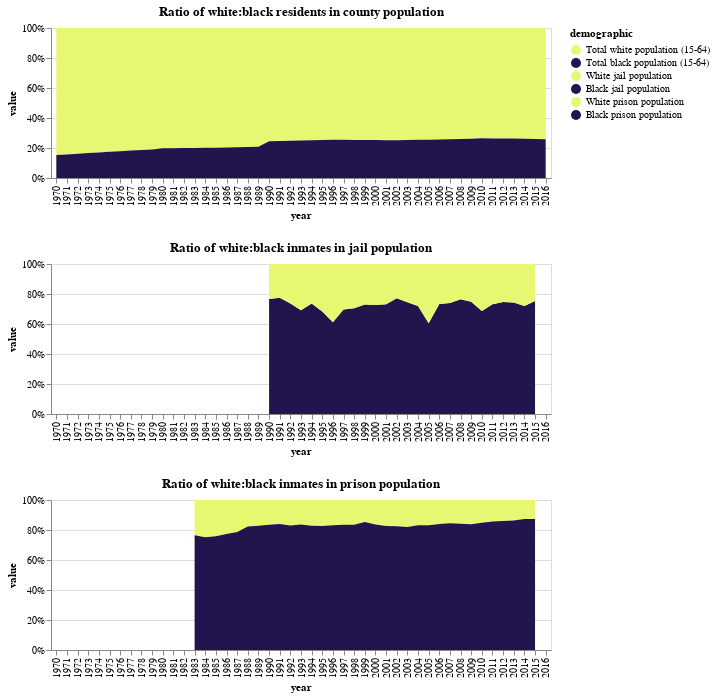

The notebook cell this image was saved under:
### Code cell
alt.vconcat(total_wb_population, total_wb_jail, total_wb_prison)

### Figure 1 — Vega-Lite specification as saved in the notebook (floating-point values rounded to 4 significant figures)
{"$schema": "https://vega.github.io/schema/vega-lite/v2.6.0.json", "config": {"view": {"height": 300, "width": 400}}, "datasets": {"data-250c47407251d30a8c96a4b114ff941c": [{"demographic": "White prison population", "value": null, "variable": "perc_white_prison_pop", "year": 1970}, {"demographic": "White prison population", "value": null, "variable": "perc_white_prison_pop", "year": 1971}, {"demographic": "White prison population", "value": null, "variable": "perc_white_prison_pop", "year": 1972}, {"demographic": "White prison population", "value": null, "variable": "perc_white_prison_pop", "year": 1973}, {"demographic": "White prison population", "value": null, "variable": "perc_white_prison_pop", "year": 1974}, {"demographic": "White prison population", "value": null, "variable": "perc_white_prison_pop", "year": 1975}, {"demographic": "White prison population", "value": null, "variable": "perc_white_prison_pop", "year": 1976}, {"demographic": "White prison population", "value": null, "variable": "perc_white_prison_pop", "year": 1977}, {"demographic": "White prison population", "value": null, "variable": "perc_white_prison_pop", "year": 1978}, {"demographic": "White prison population", "value": null, "variable": "perc_white_prison_pop", "year": 1979}, {"demographic": "White prison population", "value": null, "variable": "perc_white_prison_pop", "year": 1980}, {"demographic": "White prison population", "value": null, "variable": "perc_white_prison_pop", "year": 1981}, {"demographic": "White prison population", "value": null, "variable": "perc_white_prison_pop", "year": 1982}, {"demographic": "White prison population", "value": 0.2008, "variable": "perc_white_prison_pop", "year": 1983}, {"demographic": "White prison population", "value": 0.2152, "variable": "perc_white_prison_pop", "year": 1984}, {"demographic": "White prison population", "value": 0.2127, "variable": "perc_white_prison_pop", "year": 1985}, {"demographic": "White prison population", "value": 0.2023, "variable": "perc_white_prison_pop", "year": 1986}, {"demographic": "White prison population", "value": 0.1885, "variable": "perc_white_prison_pop", "year": 1987}, {"demographic": "White prison population", "value": 0.1562, "variable": "perc_white_prison_pop", "year": 1988}, {"demographic": "White prison population", "value": 0.1504, "variable": "perc_white_prison_pop", "year": 1989}, {"demographic": "White prison population", "value": 0.1448, "variable": "perc_white_prison_pop", "year": 1990}, {"demographic": "White prison population", "value": 0.1393, "variable": "perc_white_prison_pop", "year": 1991}, {"demographic": "White prison population", "value": 0.1499, "variable": "perc_white_prison_pop", "year": 1992}, {"demographic": "White prison population", "value": 0.1437, "variable": "perc_white_prison_pop", "year": 1993}, {"demographic": "White prison population", "value": 0.1508, "variable": "perc_white_prison_pop", "year": 1994}, {"demographic": "White prison population", "value": 0.151, "variable": "perc_white_prison_pop", "year": 1995}, {"demographic": "White prison population", "value": 0.1462, "variable": "perc_white_prison_pop", "year": 1996}, {"demographic": "White prison population", "value": 0.143, "variable": "perc_white_prison_pop", "year": 1997}, {"demographic": "White prison population", "value": 0.1429, "variable": "perc_white_prison_pop", "year": 1998}, {"demographic": "White prison population", "value": 0.1266, "variable": "perc_white_prison_pop", "year": 1999}, {"demographic": "White prison population", "value": 0.1387, "variable": "perc_white_prison_pop", "year": 2000}, {"demographic": "White prison population", "value": 0.1451, "variable": "perc_white_prison_pop", "year": 2001}, {"demographic": "White prison population", "value": 0.1468, "variable": "perc_white_prison_pop", "year": 2002}, {"demographic": "White prison population", "value": 0.1507, "variable": "perc_white_prison_pop", "year": 2003}, {"demographic": "White prison population", "value": 0.1375, "variable": "perc_white_prison_pop", "year": 2004}, {"demographic": "White prison population", "value": 0.1373, "variable": "perc_white_prison_pop", "year": 2005}, {"demographic": "White prison population", "value": 0.1302, "variable": "perc_white_prison_pop", "year": 2006}, {"demographic": "White prison population", "value": 0.1263, "variable": "perc_white_prison_pop", "year": 2007}, {"demographic": "White prison population", "value": 0.1275, "variable": "perc_white_prison_pop", "year": 2008}, {"demographic": "White prison population", "value": 0.1299, "variable": "perc_white_prison_pop", "year": 2009}, {"demographic": "White prison population", "value": 0.1193, "variable": "perc_white_prison_pop", "year": 2010}, {"demographic": "White prison population", "value": 0.1119, "variable": "perc_white_prison_pop", "year": 2011}, {"demographic": "White prison population", "value": 0.1092, "variable": "perc_white_prison_pop", "year": 2012}, {"demographic": "White prison population", "value": 0.1044, "variable": "perc_white_prison_pop", "year": 2013}, {"demographic": "White prison population", "value": 0.09676, "variable": "perc_white_prison_pop", "year": 2014}, {"demographic": "White prison population", "value": 0.09596, "variable": "perc_white_prison_pop", "year": 2015}, {"demographic": "White prison population", "value": null, "variable": "perc_white_prison_pop", "year": 2016}, {"demographic": "Black prison population", "value": null, "variable": "perc_black_prison_pop", "year": 1970}, {"demographic": "Black prison population", "value": null, "variable": "perc_black_prison_pop", "year": 1971}, {"demographic": "Black prison population", "value": null, "variable": "perc_black_prison_pop", "year": 1972}, {"demographic": "Black prison population", "value": null, "variable": "perc_black_prison_pop", "year": 1973}, {"demographic": "Black prison population", "value": null, "variable": "perc_black_prison_pop", "year": 1974}, {"demographic": "Black prison population", "value": null, "variable": "perc_black_prison_pop", "year": 1975}, {"demographic": "Black prison population", "value": null, "variable": "perc_black_prison_pop", "year": 1976}, {"demographic": "Black prison population", "value": null, "variable": "perc_black_prison_pop", "year": 1977}, {"demographic": "Black prison population", "value": null, "variable": "perc_black_prison_pop", "year": 1978}, {"demographic": "Black prison population", "value": null, "variable": "perc_black_prison_pop", "year": 1979}, {"demographic": "Black prison population", "value": null, "variable": "perc_black_prison_pop", "year": 1980}, {"demographic": "Black prison population", "value": null, "variable": "perc_black_prison_pop", "year": 1981}, {"demographic": "Black prison population", "value": null, "variable": "perc_black_prison_pop", "year": 1982}, {"demographic": "Black prison population", "value": 0.6568, "variable": "perc_black_prison_pop", "year": 1983}, {"demographic": "Black prison population", "value": 0.6522, "variable": "perc_black_prison_pop", "year": 1984}, {"demographic": "Black prison population", "value": 0.6687, "variable": "perc_black_prison_pop", "year": 1985}, {"demographic": "Black prison population", "value": 0.6883, "variable": "perc_black_prison_pop", "year": 1986}, {"demographic": "Black prison population", "value": 0.6965, "variable": "perc_black_prison_pop", "year": 1987}, {"demographic": "Black prison population", "value": 0.729, "variable": "perc_black_prison_pop", "year": 1988}, {"demographic": "Black prison population", "value": 0.7301, "variable": "perc_black_prison_pop", "year": 1989}, {"demographic": "Black prison population", "value": 0.7313, "variable": "perc_black_prison_pop", "year": 1990}, {"demographic": "Black prison population", "value": 0.7324, "variable": "perc_black_prison_pop", "year": 1991}, {"demographic": "Black prison population", "value": 0.7313, "variable": "perc_black_prison_pop", "year": 1992}, {"demographic": "Black prison population", "value": 0.7336, "variable": "perc_black_prison_pop", "year": 1993}, {"demographic": "Black prison population", "value": 0.7271, "variable": "perc_black_prison_pop", "year": 1994}, {"demographic": "Black prison population", "value": 0.7161, "variable": "perc_black_prison_pop", "year": 1995}, {"demographic": "Black prison population", "value": 0.7197, "variable": "perc_black_prison_pop", "year": 1996}, {"demographic": "Black prison population", "value": 0.7234, "variable": "perc_black_prison_pop", "year": 1997}, {"demographic": "Black prison population", "value": 0.7249, "variable": "perc_black_prison_pop", "year": 1998}, {"demographic": "Black prison population", "value": 0.7323, "variable": "perc_black_prison_pop", "year": 1999}, {"demographic": "Black prison population", "value": 0.7143, "variable": "perc_black_prison_pop", "year": 2000}, {"demographic": "Black prison population", "value": 0.6921, "variable": "perc_black_prison_pop", "year": 2001}, {"demographic": "Black prison population", "value": 0.6908, "variable": "perc_black_prison_pop", "year": 2002}, {"demographic": "Black prison population", "value": 0.6827, "variable": "perc_black_prison_pop", "year": 2003}, {"demographic": "Black prison population", "value": 0.6782, "variable": "perc_black_prison_pop", "year": 2004}, {"demographic": "Black prison population", "value": 0.6784, "variable": "perc_black_prison_pop", "year": 2005}, {"demographic": "Black prison population", "value": 0.6833, "variable": "perc_black_prison_pop", "year": 2006}, {"demographic": "Black prison population", "value": 0.685, "variable": "perc_black_prison_pop", "year": 2007}, {"demographic": "Black prison population", "value": 0.6766, "variable": "perc_black_prison_pop", "year": 2008}, {"demographic": "Black prison population", "value": 0.6706, "variable": "perc_black_prison_pop", "year": 2009}, {"demographic": "Black prison population", "value": 0.6683, "variable": "perc_black_prison_pop", "year": 2010}, {"demographic": "Black prison population", "value": 0.6707, "variable": "perc_black_prison_pop", "year": 2011}, {"demographic": "Black prison population", "value": 0.6689, "variable": "perc_black_prison_pop", "year": 2012}, {"demographic": "Black prison population", "value": 0.6631, "variable": "perc_black_prison_pop", "year": 2013}, {"demographic": "Black prison population", "value": 0.6689, "variable": "perc_black_prison_pop", "year": 2014}, {"demographic": "Black prison population", "value": 0.6643, "variable": "perc_black_prison_pop", "year": 2015}, {"demographic": "Black prison population", "value": null, "variable": "perc_black_prison_pop", "year": 2016}], "data-6171fe585e865e7a96aa6f1cb70de123": [{"demographic": "Total white population (15-64)", "value": 0.8051, "variable": "perc_white_total_pop", "year": 1970}, {"demographic": "Total white population (15-64)", "value": 0.7982, "variable": "perc_white_total_pop", "year": 1971}, {"demographic": "Total white population (15-64)", "value": 0.791, "variable": "perc_white_total_pop", "year": 1972}, {"demographic": "Total white population (15-64)", "value": 0.7836, "variable": "perc_white_total_pop", "year": 1973}, {"demographic": "Total white population (15-64)", "value": 0.7768, "variable": "perc_white_total_pop", "year": 1974}, {"demographic": "Total white population (15-64)", "value": 0.7693, "variable": "perc_white_total_pop", "year": 1975}, {"demographic": "Total white population (15-64)", "value": 0.7623, "variable": "perc_white_total_pop", "year": 1976}, {"demographic": "Total white population (15-64)", "value": 0.755, "variable": "perc_white_total_pop", "year": 1977}, {"demographic": "Total white population (15-64)", "value": 0.7478, "variable": "perc_white_total_pop", "year": 1978}, {"demographic": "Total white population (15-64)", "value": 0.7407, "variable": "perc_white_total_pop", "year": 1979}, {"demographic": "Total white population (15-64)", "value": 0.7289, "variable": "perc_white_total_pop", "year": 1980}, {"demographic": "Total white population (15-64)", "value": 0.7218, "variable": "perc_white_total_pop", "year": 1981}, {"demographic": "Total white population (15-64)", "value": 0.7147, "variable": "perc_white_total_pop", "year": 1982}, {"demographic": "Total white population (15-64)", "value": 0.7086, "variable": "perc_white_total_pop", "year": 1983}, {"demographic": "Total white population (15-64)", "value": 0.7021, "variable": "perc_white_total_pop", "year": 1984}, {"demographic": "Total white population (15-64)", "value": 0.6956, "variable": "perc_white_total_pop", "year": 1985}, {"demographic": "Total white population (15-64)", "value": 0.689, "variable": "perc_white_total_pop", "year": 1986}, {"demographic": "Total white population (15-64)", "value": 0.6818, "variable": "perc_white_total_pop", "year": 1987}, {"demographic": "Total white population (15-64)", "value": 0.6744, "variable": "perc_white_total_pop", "year": 1988}, {"demographic": "Total white population (15-64)", "value": 0.667, "variable": "perc_white_total_pop", "year": 1989}, {"demographic": "Total white population (15-64)", "value": 0.53, "variable": "perc_white_total_pop", "year": 1990}, {"demographic": "Total white population (15-64)", "value": 0.5195, "variable": "perc_white_total_pop", "year": 1991}, {"demographic": "Total white population (15-64)", "value": 0.5093, "variable": "perc_white_total_pop", "year": 1992}, {"demographic": "Total white population (15-64)", "value": 0.4974, "variable": "perc_white_total_pop", "year": 1993}, {"demographic": "Total white population (15-64)", "value": 0.4864, "variable": "perc_white_total_pop", "year": 1994}, {"demographic": "Total white population (15-64)", "value": 0.476, "variable": "perc_white_total_pop", "year": 1995}, {"demographic": "Total white population (15-64)", "value": 0.4667, "variable": "perc_white_total_pop", "year": 1996}, {"demographic": "Total white population (15-64)", "value": 0.4582, "variable": "perc_white_total_pop", "year": 1997}, {"demographic": "Total white population (15-64)", "value": 0.4509, "variable": "perc_white_total_pop", "year": 1998}, {"demographic": "Total white population (15-64)", "value": 0.4434, "variable": "perc_white_total_pop", "year": 1999}, {"demographic": "Total white population (15-64)", "value": 0.4355, "variable": "perc_white_total_pop", "year": 2000}, {"demographic": "Total white population (15-64)", "value": 0.4265, "variable": "perc_white_total_pop", "year": 2001}, {"demographic": "Total white population (15-64)", "value": 0.4179, "variable": "perc_white_total_pop", "year": 2002}, {"demographic": "Total white population (15-64)", "value": 0.4105, "variable": "perc_white_total_pop", "year": 2003}, {"demographic": "Total white population (15-64)", "value": 0.403, "variable": "perc_white_total_pop", "year": 2004}, {"demographic": "Total white population (15-64)", "value": 0.3962, "variable": "perc_white_total_pop", "year": 2005}, {"demographic": "Total white population (15-64)", "value": 0.3896, "variable": "perc_white_total_pop", "year": 2006}, {"demographic": "Total white population (15-64)", "value": 0.3829, "variable": "perc_white_total_pop", "year": 2007}, {"demographic": "Total white population (15-64)", "value": 0.3751, "variable": "perc_white_total_pop", "year": 2008}, {"demographic": "Total white population (15-64)", "value": 0.3687, "variable": "perc_white_total_pop", "year": 2009}, {"demographic": "Total white population (15-64)", "value": 0.3628, "variable": "perc_white_total_pop", "year": 2010}, {"demographic": "Total white population (15-64)", "value": 0.3615, "variable": "perc_white_total_pop", "year": 2011}, {"demographic": "Total white population (15-64)", "value": 0.3564, "variable": "perc_white_total_pop", "year": 2012}, {"demographic": "Total white population (15-64)", "value": 0.3515, "variable": "perc_white_total_pop", "year": 2013}, {"demographic": "Total white population (15-64)", "value": 0.347, "variable": "perc_white_total_pop", "year": 2014}, {"demographic": "Total white population (15-64)", "value": 0.343, "variable": "perc_white_total_pop", "year": 2015}, {"demographic": "Total white population (15-64)", "value": 0.3388, "variable": "perc_white_total_pop", "year": 2016}, {"demographic": "Total black population (15-64)", "value": 0.1455, "variable": "perc_black_total_pop", "year": 1970}, {"demographic": "Total black population (15-64)", "value": 0.1489, "variable": "perc_black_total_pop", "year": 1971}, {"demographic": "Total black population (15-64)", "value": 0.1526, "variable": "perc_black_total_pop", "year": 1972}, {"demographic": "Total black population (15-64)", "value": 0.1561, "variable": "perc_black_total_pop", "year": 1973}, {"demographic": "Total black population (15-64)", "value": 0.1592, "variable": "perc_black_total_pop", "year": 1974}, {"demographic": "Total black population (15-64)", "value": 0.1627, "variable": "perc_black_total_pop", "year": 1975}, {"demographic": "Total black population (15-64)", "value": 0.1658, "variable": "perc_black_total_pop", "year": 1976}, {"demographic": "Total black population (15-64)", "value": 0.1689, "variable": "perc_black_total_pop", "year": 1977}, {"demographic": "Total black population (15-64)", "value": 0.1717, "variable": "perc_black_total_pop", "year": 1978}, {"demographic": "Total black population (15-64)", "value": 0.1745, "variable": "perc_black_total_pop", "year": 1979}, {"demographic": "Total black population (15-64)", "value": 0.1794, "variable": "perc_black_total_pop", "year": 1980}, {"demographic": "Total black population (15-64)", "value": 0.1788, "variable": "perc_black_total_pop", "year": 1981}, {"demographic": "Total black population (15-64)", "value": 0.1783, "variable": "perc_black_total_pop", "year": 1982}, {"demographic": "Total black population (15-64)", "value": 0.1778, "variable": "perc_black_total_pop", "year": 1983}, {"demographic": "Total black population (15-64)", "value": 0.1772, "variable": "perc_black_total_pop", "year": 1984}, {"demographic": "Total black population (15-64)", "value": 0.1764, "variable": "perc_black_total_pop", "year": 1985}, {"demographic": "Total black population (15-64)", "value": 0.1759, "variable": "perc_black_total_pop", "year": 1986}, {"demographic": "Total black population (15-64)", "value": 0.1756, "variable": "perc_black_total_pop", "year": 1987}, {"demographic": "Total black population (15-64)", "value": 0.1756, "variable": "perc_black_total_pop", "year": 1988}, {"demographic": "Total black population (15-64)", "value": 0.1753, "variable": "perc_black_total_pop", "year": 1989}, {"demographic": "Total black population (15-64)", "value": 0.1723, "variable": "perc_black_total_pop", "year": 1990}, {"demographic": "Total black population (15-64)", "value": 0.1704, "variable": "perc_black_total_pop", "year": 1991}, {"demographic": "Total black population (15-64)", "value": 0.1685, "variable": "perc_black_total_pop", "year": 1992}, {"demographic": "Total black population (15-64)", "value": 0.1661, "variable": "perc_black_total_pop", "year": 1993}, {"demographic": "Total black population (15-64)", "value": 0.1638, "variable": "perc_black_total_pop", "year": 1994}, {"demographic": "Total black population (15-64)", "value": 0.1615, "variable": "perc_black_total_pop", "year": 1995}, {"demographic": "Total black population (15-64)", "value": 0.1592, "variable": "perc_black_total_pop", "year": 1996}, {"demographic": "Total black population (15-64)", "value": 0.1565, "variable": "perc_black_total_pop", "year": 1997}, {"demographic": "Total black population (15-64)", "value": 0.1534, "variable": "perc_black_total_pop", "year": 1998}, {"demographic": "Total black population (15-64)", "value": 0.1506, "variable": "perc_black_total_pop", "year": 1999}, {"demographic": "Total black population (15-64)", "value": 0.148, "variable": "perc_black_total_pop", "year": 2000}, {"demographic": "Total black population (15-64)", "value": 0.144, "variable": "perc_black_total_pop", "year": 2001}, {"demographic": "Total black population (15-64)", "value": 0.1411, "variable": "perc_black_total_pop", "year": 2002}, {"demographic": "Total black population (15-64)", "value": 0.1393, "variable": "perc_black_total_pop", "year": 2003}, {"demographic": "Total black population (15-64)", "value": 0.1379, "variable": "perc_black_total_pop", "year": 2004}, {"demographic": "Total black population (15-64)", "value": 0.1362, "variable": "perc_black_total_pop", "year": 2005}, {"demographic": "Total black population (15-64)", "value": 0.1351, "variable": "perc_black_total_pop", "year": 2006}, {"demographic": "Total black population (15-64)", "value": 0.1336, "variable": "perc_black_total_pop", "year": 2007}, {"demographic": "Total black population (15-64)", "value": 0.132, "variable": "perc_black_total_pop", "year": 2008}, {"demographic": "Total black population (15-64)", "value": 0.131, "variable": "perc_black_total_pop", "year": 2009}, {"demographic": "Total black population (15-64)", "value": 0.1304, "variable": "perc_black_total_pop", "year": 2010}, {"demographic": "Total black population (15-64)", "value": 0.1295, "variable": "perc_black_total_pop", "year": 2011}, {"demographic": "Total black population (15-64)", "value": 0.1279, "variable": "perc_black_total_pop", "year": 2012}, {"demographic": "Total black population (15-64)", "value": 0.1257, "variable": "perc_black_total_pop", "year": 2013}, {"demographic": "Total black population (15-64)", "value": 0.1231, "variable": "perc_black_total_pop", "year": 2014}, {"demographic": "Total black population (15-64)", "value": 0.1202, "variable": "perc_black_total_pop", "year": 2015}, {"demographic": "Total black population (15-64)", "value": 0.1175, "variable": "perc_black_total_pop", "year": 2016}], "data-df419a0761f5b80744f27a12b7d857ea": [{"demographic": "Black jail population", "value": null, "variable": "perc_black_jail_pop", "year": 1970}, {"demographic": "Black jail population", "value": null, "variable": "perc_black_jail_pop", "year": 1971}, {"demographic": "Black jail population", "value": null, "variable": "perc_black_jail_pop", "year": 1972}, {"demographic": "Black jail population", "value": null, "variable": "perc_black_jail_pop", "year": 1973}, {"demographic": "Black jail population", "value": null, "variable": "perc_black_jail_pop", "year": 1974}, {"demographic": "Black jail population", "value": null, "variable": "perc_black_jail_pop", "year": 1975}, {"demographic": "Black jail population", "value": null, "variable": "perc_black_jail_pop", "year": 1976}, {"demographic": "Black jail population", "value": null, "variable": "perc_black_jail_pop", "year": 1977}, {"demographic": "Black jail population", "value": null, "variable": "perc_black_jail_pop", "year": 1978}, {"demographic": "Black jail population", "value": null, "variable": "perc_black_jail_pop", "year": 1979}, {"demographic": "Black jail population", "value": null, "variable": "perc_black_jail_pop", "year": 1980}, {"demographic": "Black jail population", "value": null, "variable": "perc_black_jail_pop", "year": 1981}, {"demographic": "Black jail population", "value": null, "variable": "perc_black_jail_pop", "year": 1982}, {"demographic": "Black jail population", "value": null, "variable": "perc_black_jail_pop", "year": 1983}, {"demographic": "Black jail population", "value": null, "variable": "perc_black_jail_pop", "year": 1984}, {"demographic": "Black jail population", "value": null, "variable": "perc_black_jail_pop", "year": 1985}, {"demographic": "Black jail population", "value": null, "variable": "perc_black_jail_pop", "year": 1986}, {"demographic": "Black jail population", "value": null, "variable": "perc_black_jail_pop", "year": 1987}, {"demographic": "Black jail population", "value": null, "variable": "perc_black_jail_pop", "year": 1988}, {"demographic": "Black jail population", "value": null, "variable": "perc_black_jail_pop", "year": 1989}, {"demographic": "Black jail population", "value": 0.6123, "variable": "perc_black_jail_pop", "year": 1990}, {"demographic": "Black jail population", "value": 0.6413, "variable": "perc_black_jail_pop", "year": 1991}, {"demographic": "Black jail population", "value": 0.6563, "variable": "perc_black_jail_pop", "year": 1992}, {"demographic": "Black jail population", "value": 0.4964, "variable": "perc_black_jail_pop", "year": 1993}, {"demographic": "Black jail population", "value": 0.6306, "variable": "perc_black_jail_pop", "year": 1994}, {"demographic": "Black jail population", "value": 0.5778, "variable": "perc_black_jail_pop", "year": 1995}, {"demographic": "Black jail population", "value": 0.5531, "variable": "perc_black_jail_pop", "year": 1996}, {"demographic": "Black jail population", "value": 0.506, "variable": "perc_black_jail_pop", "year": 1997}, {"demographic": "Black jail population", "value": 0.5546, "variable": "perc_black_jail_pop", "year": 1998}, {"demographic": "Black jail population", "value": 0.6034, "variable": "perc_black_jail_pop", "year": 1999}, {"demographic": "Black jail population", "value": 0.5491, "variable": "perc_black_jail_pop", "year": 2000}, {"demographic": "Black jail population", "value": 0.5516, "variable": "perc_black_jail_pop", "year": 2001}, {"demographic": "Black jail population", "value": 0.5723, "variable": "perc_black_jail_pop", "year": 2002}, {"demographic": "Black jail population", "value": 0.5518, "variable": "perc_black_jail_pop", "year": 2003}, {"demographic": "Black jail population", "value": 0.5047, "variable": "perc_black_jail_pop", "year": 2004}, {"demographic": "Black jail population", "value": 0.4124, "variable": "perc_black_jail_pop", "year": 2005}, {"demographic": "Black jail population", "value": 0.55, "variable": "perc_black_jail_pop", "year": 2006}, {"demographic": "Black jail population", "value": 0.4918, "variable": "perc_black_jail_pop", "year": 2007}, {"demographic": "Black jail population", "value": 0.5523, "variable": "perc_black_jail_pop", "year": 2008}, {"demographic": "Black jail population", "value": 0.5158, "variable": "perc_black_jail_pop", "year": 2009}, {"demographic": "Black jail population", "value": 0.449, "variable": "perc_black_jail_pop", "year": 2010}, {"demographic": "Black jail population", "value": 0.4418, "variable": "perc_black_jail_pop", "year": 2011}, {"demographic": "Black jail population", "value": 0.4518, "variable": "perc_black_jail_pop", "year": 2012}, {"demographic": "Black jail population", "value": 0.5218, "variable": "perc_black_jail_pop", "year": 2013}, {"demographic": "Black jail population", "value": 0.4888, "variable": "perc_black_jail_pop", "year": 2014}, {"demographic": "Black jail population", "value": 0.5017, "variable": "perc_black_jail_pop", "year": 2015}, {"demographic": "Black jail population", "value": null, "variable": "perc_black_jail_pop", "year": 2016}, {"demographic": "White jail population", "value": null, "variable": "perc_white_jail_pop", "year": 1970}, {"demographic": "White jail population", "value": null, "variable": "perc_white_jail_pop", "year": 1971}, {"demographic": "White jail population", "value": null, "variable": "perc_white_jail_pop", "year": 1972}, {"demographic": "White jail population", "value": null, "variable": "perc_white_jail_pop", "year": 1973}, {"demographic": "White jail population", "value": null, "variable": "perc_white_jail_pop", "year": 1974}, {"demographic": "White jail population", "value": null, "variable": "perc_white_jail_pop", "year": 1975}, {"demographic": "White jail population", "value": null, "variable": "perc_white_jail_pop", "year": 1976}, {"demographic": "White jail population", "value": null, "variable": "perc_white_jail_pop", "year": 1977}, {"demographic": "White jail population", "value": null, "variable": "perc_white_jail_pop", "year": 1978}, {"demographic": "White jail population", "value": null, "variable": "perc_white_jail_pop", "year": 1979}, {"demographic": "White jail population", "value": null, "variable": "perc_white_jail_pop", "year": 1980}, {"demographic": "White jail population", "value": null, "variable": "perc_white_jail_pop", "year": 1981}, {"demographic": "White jail population", "value": null, "variable": "perc_white_jail_pop", "year": 1982}, {"demographic": "White jail population", "value": null, "variable": "perc_white_jail_pop", "year": 1983}, {"demographic": "White jail population", "value": null, "variable": "perc_white_jail_pop", "year": 1984}, {"demographic": "White jail population", "value": null, "variable": "perc_white_jail_pop", "year": 1985}, {"demographic": "White jail population", "value": null, "variable": "perc_white_jail_pop", "year": 1986}, {"demographic": "White jail population", "value": null, "variable": "perc_white_jail_pop", "year": 1987}, {"demographic": "White jail population", "value": null, "variable": "perc_white_jail_pop", "year": 1988}, {"demographic": "White jail population", "value": null, "variable": "perc_white_jail_pop", "year": 1989}, {"demographic": "White jail population", "value": 0.1866, "variable": "perc_white_jail_pop", "year": 1990}, {"demographic": "White jail population", "value": 0.187, "variable": "perc_white_jail_pop", "year": 1991}, {"demographic": "White jail population", "value": 0.2343, "variable": "perc_white_jail_pop", "year": 1992}, {"demographic": "White jail population", "value": 0.2213, "variable": "perc_white_jail_pop", "year": 1993}, {"demographic": "White jail population", "value": 0.2261, "variable": "perc_white_jail_pop", "year": 1994}, {"demographic": "White jail population", "value": 0.2672, "variable": "perc_white_jail_pop", "year": 1995}, {"demographic": "White jail population", "value": 0.3515, "variable": "perc_white_jail_pop", "year": 1996}, {"demographic": "White jail population", "value": 0.2207, "variable": "perc_white_jail_pop", "year": 1997}, {"demographic": "White jail population", "value": 0.2321, "variable": "perc_white_jail_pop", "year": 1998}, {"demographic": "White jail population", "value": 0.2238, "variable": "perc_white_jail_pop", "year": 1999}, {"demographic": "White jail population", "value": 0.2074, "variable": "perc_white_jail_pop", "year": 2000}, {"demographic": "White jail population", "value": 0.202, "variable": "perc_white_jail_pop", "year": 2001}, {"demographic": "White jail population", "value": 0.1686, "variable": "perc_white_jail_pop", "year": 2002}, {"demographic": "White jail population", "value": 0.1893, "variable": "perc_white_jail_pop", "year": 2003}, {"demographic": "White jail population", "value": 0.197, "variable": "perc_white_jail_pop", "year": 2004}, {"demographic": "White jail population", "value": 0.2701, "variable": "perc_white_jail_pop", "year": 2005}, {"demographic": "White jail population", "value": 0.1991, "variable": "perc_white_jail_pop", "year": 2006}, {"demographic": "White jail population", "value": 0.173, "variable": "perc_white_jail_pop", "year": 2007}, {"demographic": "White jail population", "value": 0.1698, "variable": "perc_white_jail_pop", "year": 2008}, {"demographic": "White jail population", "value": 0.1735, "variable": "perc_white_jail_pop", "year": 2009}, {"demographic": "White jail population", "value": 0.2042, "variable": "perc_white_jail_pop", "year": 2010}, {"demographic": "White jail population", "value": 0.1624, "variable": "perc_white_jail_pop", "year": 2011}, {"demographic": "White jail population", "value": 0.1538, "variable": "perc_white_jail_pop", "year": 2012}, {"demographic": "White jail population", "value": 0.1797, "variable": "perc_white_jail_pop", "year": 2013}, {"demographic": "White jail population", "value": 0.1893, "variable": "perc_white_jail_pop", "year": 2014}, {"demographic": "White jail population", "value": 0.1649, "variable": "perc_white_jail_pop", "year": 2015}, {"demographic": "White jail population", "value": null, "variable": "perc_white_jail_pop", "year": 2016}]}, "vconcat": [{"data": {"name": "data-6171fe585e865e7a96aa6f1cb70de123"}, "encoding": {"color": {"field": "demographic", "scale": {"domain": ["Total white population (15-64)", "Total black population (15-64)", "White jail population", "Black jail population", "White prison population", "Black prison population"], "range": ["#e7f771", "#22144c", "#e7f771", "#22144c", "#e7f771", "#22144c"]}, "type": "nominal"}, "x": {"field": "year", "type": "ordinal"}, "y": {"field": "value", "stack": "normalize", "type": "quantitative"}}, "height": 150, "mark": "area", "title": "Ratio of white:black residents in county population", "width": 500}, {"data": {"name": "data-df419a0761f5b80744f27a12b7d857ea"}, "encoding": {"color": {"field": "demographic", "scale": {"domain": ["Total white population (15-64)", "Total black population (15-64)", "White jail population", "Black jail population", "White prison population", "Black prison population"], "range": ["#e7f771", "#22144c", "#e7f771", "#22144c", "#e7f771", "#22144c"]}, "type": "nominal"}, "x": {"field": "year", "type": "ordinal"}, "y": {"field": "value", "stack": "normalize", "type": "quantitative"}}, "height": 150, "mark": "area", "title": "Ratio of white:black inmates in jail population", "width": 500}, {"data": {"name": "data-250c47407251d30a8c96a4b114ff941c"}, "encoding": {"color": {"field": "demographic", "scale": {"domain": ["Total white population (15-64)", "Total black population (15-64)", "White jail population", "Black jail population", "White prison population", "Black prison population"], "range": ["#e7f771", "#22144c", "#e7f771", "#22144c", "#e7f771", "#22144c"]}, "type": "nominal"}, "x": {"field": "year", "type": "ordinal"}, "y": {"field": "value", "stack": "normalize", "type": "quantitative"}}, "height": 150, "mark": "area", "title": "Ratio of white:black inmates in prison population", "width": 500}]}
